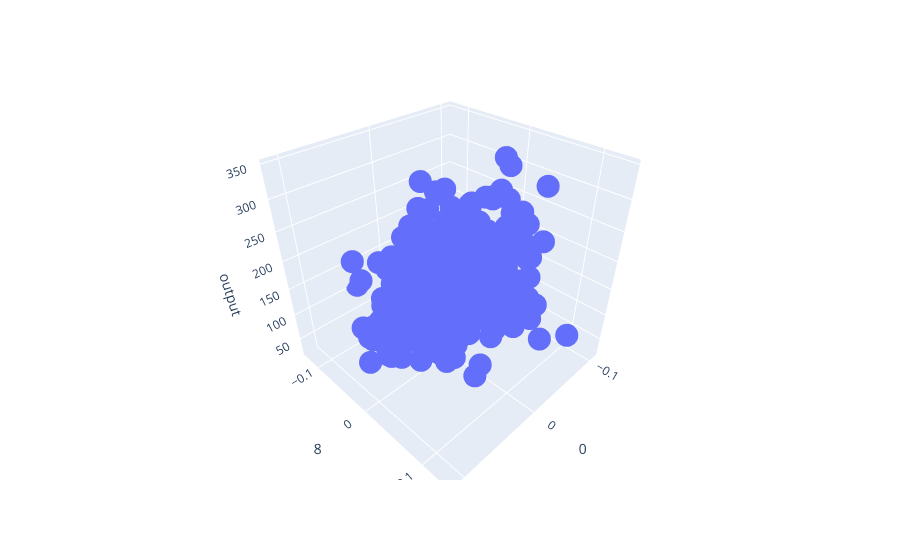

Here is the notebook cell this chart was saved with:
### Markdown cell above
### 3D Plot

### Code cell
fig = px.scatter_3d(df, x = 0, y = 8, z = 'output')
fig.show()

### Figure 1 — Plotly figure (JSON) as saved in the notebook; plotly's stock layout.template omitted (floating-point values rounded to 4 significant figures; data arrays with more than 128 entries replaced by an {"elided": "..."} marker saying what was removed)
{"data": [{"hovertemplate": "0=%{x}<br>8=%{y}<br>output=%{z}<extra></extra>", "legendgroup": "", "marker": {"color": "#636efa", "symbol": "circle"}, "mode": "markers", "name": "", "scene": "scene", "showlegend": false, "type": "scatter3d", "x": {"elided": "442 float values"}, "y": {"elided": "442 float values"}, "z": {"elided": "442 int values"}}], "layout": {"legend": {"tracegroupgap": 0}, "margin": {"t": 60}, "scene": {"domain": {"x": [0, 1], "y": [0, 1]}, "xaxis": {"title": {"text": "0"}}, "yaxis": {"title": {"text": "8"}}, "zaxis": {"title": {"text": "output"}}}}}
